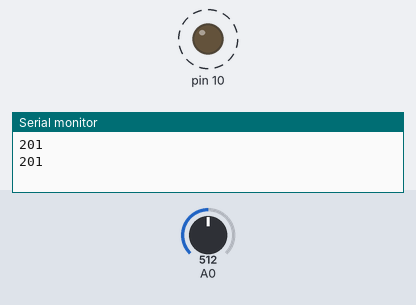
The sketch below on a simulated Arduino Uno, built with avr-gcc and run on an emulated ATmega328P. Parts: output pins drawn as LEDs (lit = HIGH), the last lines printed to the serial monitor. Dashed ring = blinking. The test bench sets the inputs (shaded band); at power-on: A0 = 512.

Above: at 1.9 s.
2.0 s: A0 set to 286
6.2 s: A0 set to 261
At 6.8 s:
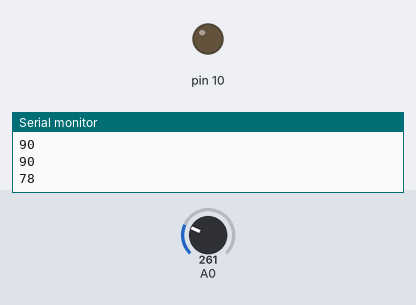
Timing chart, 0 to 9.2 s (numbered marks = the images above; inputs shaded):
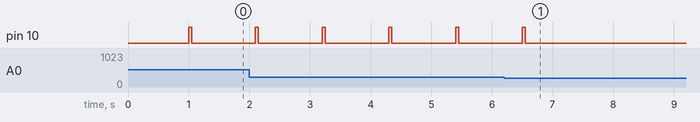

Measured:
- the behaviour switches between 268 and 267 on A0 (found by bisection; images 0 and 1)
- after the input at 6.2 s, pin 10: goes on until 6.6 s, then stays LOW
- by itself, pin 10: alternates HIGH for 0.05 s and LOW for 1.1 s

The sketch:

lab5-5.ino
```cpp
// C++ code
//
void setup()
{
  pinMode(10,OUTPUT);
  Serial.begin(9600);
}

void loop()
{
  int val = analogRead(A0);
  int temp;
  temp = map((val- 20) * 3.04,0,1023,-40,125);
  Serial.println(temp);
  delay(1000);
  if(temp > 80)
  {
    digitalWrite(10, HIGH);
    delay(50);
    digitalWrite(10, LOW);
    delay(50);
  }
}
```
